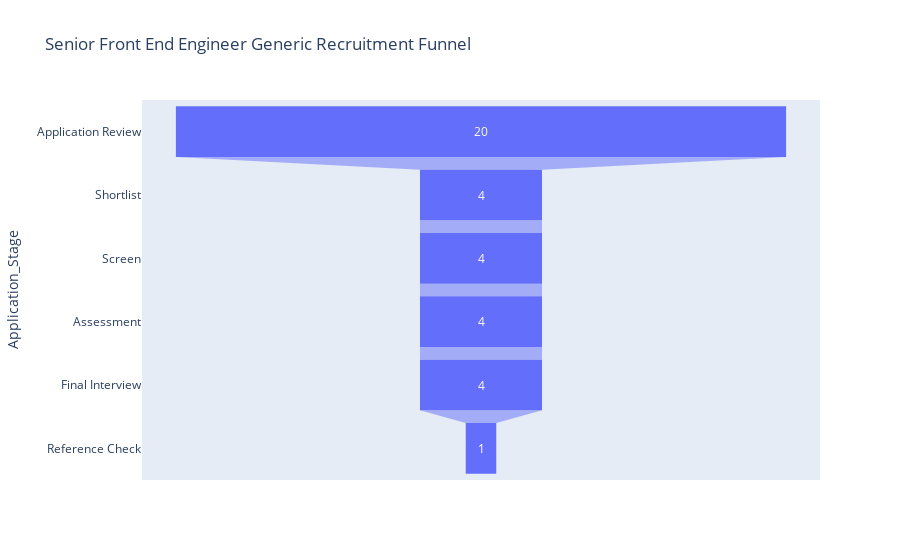

Notebook code for this chart:
### Code cell
# Now lets look at the 'Senior Front End Engineer Generic' role:

data = dict(
    No_of_Candidates=sfe_counts,
    Application_Stage=sfe_stages)
fig = px.funnel(data, x='No_of_Candidates', y='Application_Stage', title='Senior Front End Engineer Generic Recruitment Funnel',)
fig.show()

### Figure 1 — Plotly figure (JSON) as saved in the notebook; plotly's stock layout.template omitted (floating-point values rounded to 4 significant figures)
{"data": [{"hovertemplate": "No_of_Candidates=%{x}<br>Application_Stage=%{y}<extra></extra>", "legendgroup": "", "marker": {"color": "#636efa"}, "name": "", "orientation": "h", "showlegend": false, "type": "funnel", "x": [20, 4, 4, 4, 4, 1], "xaxis": "x", "y": ["Application Review", "Shortlist", "Screen", "Assessment", "Final Interview", "Reference Check"], "yaxis": "y"}], "layout": {"legend": {"tracegroupgap": 0}, "title": {"text": "Senior Front End Engineer Generic Recruitment Funnel"}, "xaxis": {"anchor": "y", "domain": [0, 1], "title": {"text": "No_of_Candidates"}}, "yaxis": {"anchor": "x", "domain": [0, 1], "title": {"text": "Application_Stage"}}}}
